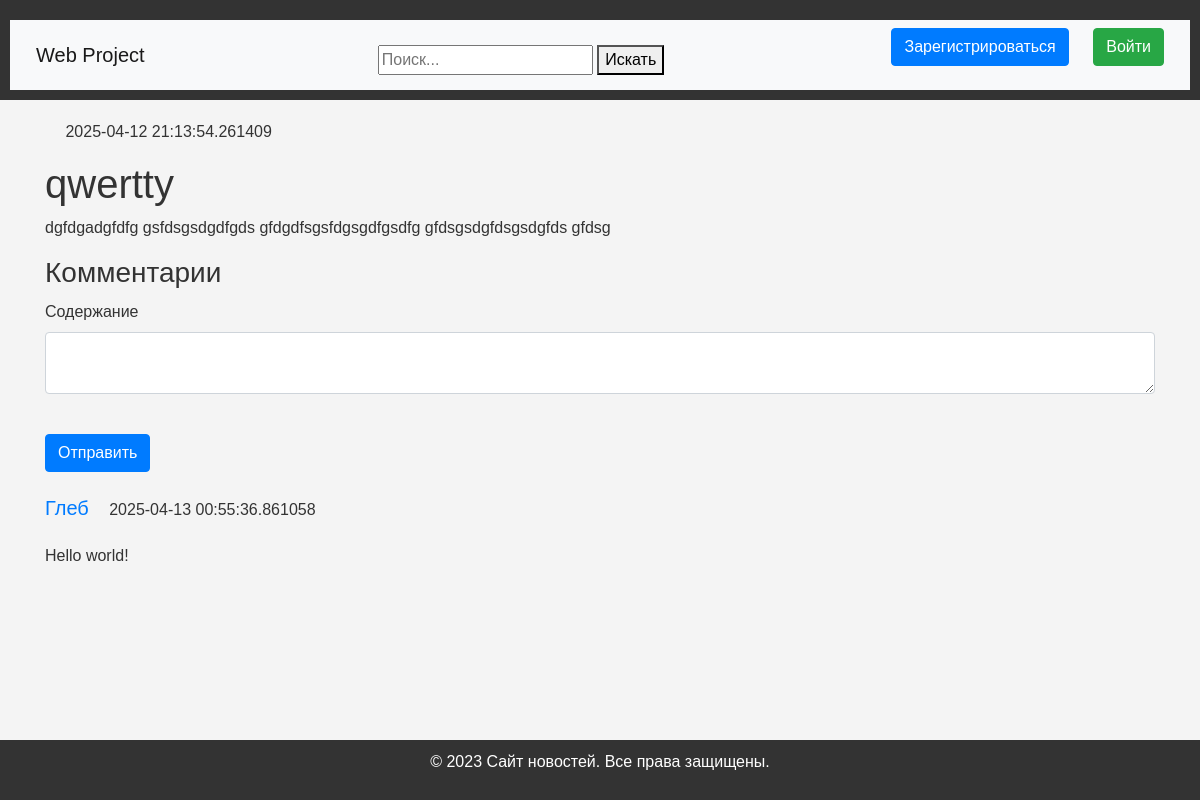
Page /news/2 on the earlier database version.
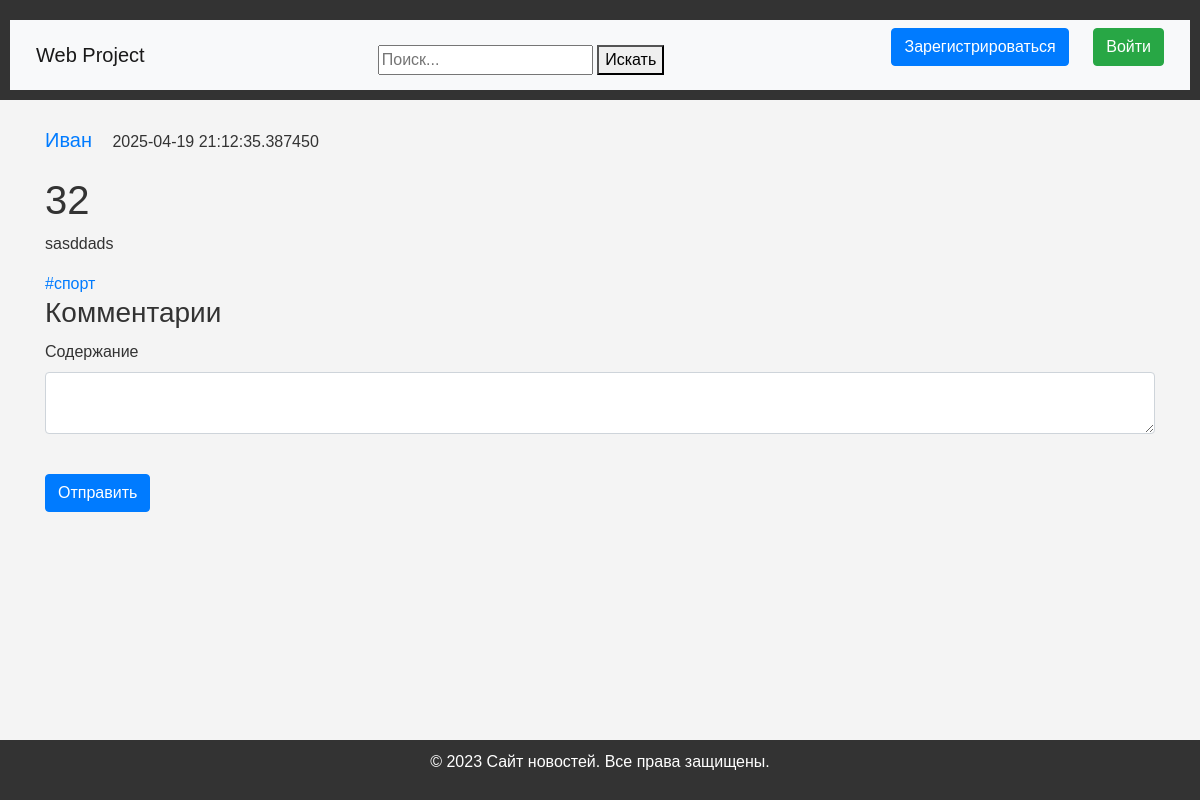
Same page on the later database version.
### data/news.py (models this page shows)
class News(SqlAlchemyBase):
    __tablename__ = 'news'
    id = sqlalchemy.Column(sqlalchemy.Integer,
                           primary_key=True, autoincrement=True)
    title = sqlalchemy.Column(sqlalchemy.String, nullable=True)
    content = sqlalchemy.Column(sqlalchemy.String, nullable=True)
    created_date = sqlalchemy.Column(sqlalchemy.DateTime,
                                     default=datetime.datetime.now)
    is_private = sqlalchemy.Column(sqlalchemy.Boolean, default=True)
    user_id = sqlalchemy.Column(sqlalchemy.Integer,
                                sqlalchemy.ForeignKey("users.id"))
    user = orm.relationship('User')
    news_tags = orm.relationship("Tags",
                            secondary="association",
                            backref="news")

### data/comment.py (models this page shows)
class Comment(SqlAlchemyBase):
    __tablename__ = 'comments'
    id = sqlalchemy.Column(sqlalchemy.Integer,
                           primary_key=True, autoincrement=True)
    content = sqlalchemy.Column(sqlalchemy.String, nullable=True)
    created_date = sqlalchemy.Column(sqlalchemy.DateTime,
                                     default=datetime.datetime.now)
    user_id = sqlalchemy.Column(sqlalchemy.Integer,
                                sqlalchemy.ForeignKey("users.id"))
    news_id = sqlalchemy.Column(sqlalchemy.Integer,
                               sqlalchemy.ForeignKey("news.id"))
    user = orm.relationship('User')
    new = orm.relationship('News')

### data/users.py (models this page shows, shortened)
class User(SqlAlchemyBase, UserMixin):
    __tablename__ = 'users'
    id = sqlalchemy.Column(sqlalchemy.Integer,
                           primary_key=True, autoincrement=True)
    name = sqlalchemy.Column(sqlalchemy.String, nullable=True)
    about = sqlalchemy.Column(sqlalchemy.String, nullable=True)
    email = sqlalchemy.Column(sqlalchemy.String,
                              index=True, unique=True, nullable=True)
    hashed_password = sqlalchemy.Column(sqlalchemy.String, nullable=True)
    created_date = sqlalchemy.Column(sqlalchemy.DateTime,
                                     default=datetime.datetime.now)

### data/tags.py (models this page shows)
class Tags(SqlAlchemyBase):
    __tablename__ = 'tags'
    id = sqlalchemy.Column(sqlalchemy.Integer,
                           primary_key=True, autoincrement=True)
    name = sqlalchemy.Column(sqlalchemy.String, nullable=True)
    tags_news = orm.relationship("News",
                            secondary="association",
                            backref="tags")

### main.py (the view, shortened to what this page needs)
@app.route('/news/<int:id>', methods=['GET', 'POST'])
def watch_new(id):
    db_sess = db_session.create_session()
    new = db_sess.query(News).filter(News.id == id).first()
    form = CommentForm()
    comments = db_sess.query(Comment).filter(Comment.news_id == id).all()
    return render_template('new.html', new=new, form=form, comments=comments)

### forms/comments.py
class CommentForm(FlaskForm):
    content = TextAreaField("Содержание", validators=[DataRequired()])
    submit = SubmitField('Отправить')

### data/db_session.py (called while the page is built)
def create_session() -> Session:
    global __factory
    return __factory()

### templates/new.html (shortened to what this page needs)
{% extends "base.html" %}
{% block content %}
<div class="content-header">
    <p>
        <a class="navbar-brand" href="/user_profile/{{ new.user.id }}">{{ new.user.name }}</a>
        {{ new.created_date }}
    </p>
</div>
<h1>{{ new.title }}</h1>
<div class="content">
    <p>{{ new.content }}</p>
</div>
<div class="tags">
    {% for tag in new.tags %}
        <a href="{{ url_for('news_by_tag', tag_name=tag.name) }}">
            #{{ tag.name }}
        </a>
    {% endfor %}
</div>
<div class="comments">
    <h3>Комментарии</h3>
    <form action="" method="post">
        <p>
            {{ form.content.label }}<br>
            {{ form.content(class="form-control") }}<br>
        </p>
        <p>{{ form.submit(type="submit", class="btn btn-primary") }}</p>
    </form>
    {% for comment in comments %}
       <p>
           <a class="navbar-brand" href="/user_profile/{{ comment.user.id }}">{{ comment.user.name }}</a>
           {{ comment.created_date }}
       </p>
       <p>
           {{ comment.content }}
       </p>
    {% endfor %}
</div>
{% endblock %}

Differences in the rows shown:
removed Comment: user.name "Глеб", created_date "2025-04-13 00:55:36.861058", content "Hello world!"
now on this page (row edited): User: user.name "Иван"
changed News: created_date "2025-04-12 21:13:54.261409" → "2025-04-19 21:12:35.387450"; title "qwertty" → "32"; content "dgfdgadgfdfg gsfdsgsdgdfgds gfdgdfsgsfdgsgdfgsdfg gfdsgsdgfdsgsdgfds gfdsg" → "sasddads"
added Tags: name "спорт"
